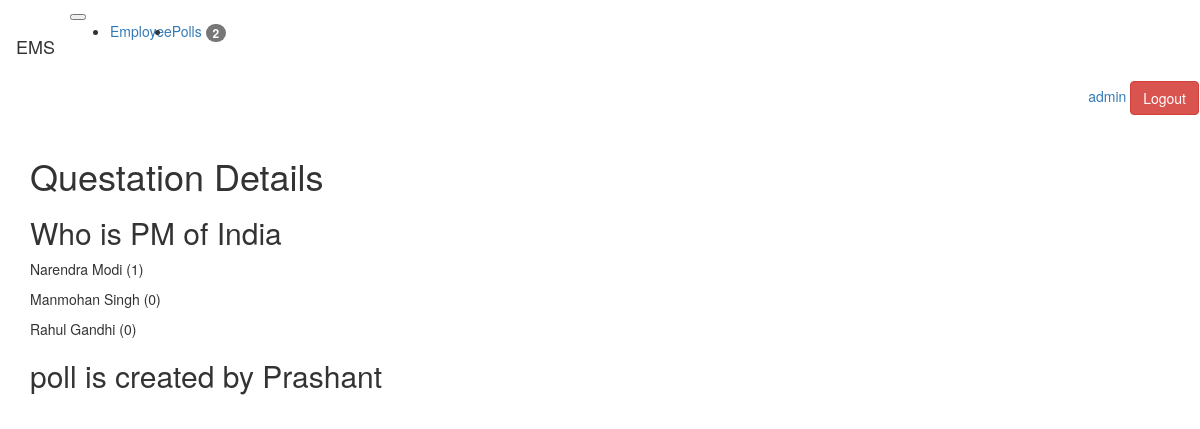
The app's page /polls/2/details (signed in) with its own data.
### poll/models.py (models this page shows, shortened)
class Qus(models.Model):
    title = models.CharField(max_length=200, null=True, blank=True)
    status = models.CharField(default='inactive', max_length=10)
    created_by= models.ForeignKey(User, null=True, blank=True, on_delete=models.CASCADE)
    start_date = models.DateTimeField(null=True, blank=True)
    start_date = models.DateTimeField(null=True, blank=True)
    created_at = models.DateTimeField(auto_now_add=True)
    updated_at = models.DateTimeField(auto_now_add=True)
    @property
    def choices(self):
        return self.choices_set.all()

class Choices(models.Model):
    qus_id = models.ForeignKey(Qus, on_delete=models.CASCADE)
    text = models.CharField(max_length=200, null=True, blank=True)
    created_at = models.DateTimeField(auto_now_add=True)
    updated_at = models.DateTimeField(auto_now_add=True)
    @property
    def count_answer(self):
        return self.answer_set.count()

### poll/views.py (the view)
# urls.py: path('<int:id>/details', details, name="details"),
@login_required(login_url='/login/')
def details(request, id=None):
    context={}
    try:
        qus = Qus.objects.get(id=id)
    except:
        raise Http404
    context['qus'] = qus
    return render(request, 'poll/details.html', context)

### poll/context_processors.py (called while the page is built)
def polls_count(request):
    count = Qus.objects.count()
    return {'polls_count':count}

### employee_management_sys/templates/poll/details.html
<!DOCTYPE html>
{% extends 'base.html' %}
    {% block content %}
        <h1>Questation Details</h1>
        <h2>{{ qus.title }}</h2>
        {% for choice in qus.choices %}
            <p>{{ choice.text }} ({{ choice.count_answer }})</p>
        {% endfor %}
        <h2> poll is created by {{ qus.created_by.first_name }}</h2>
    {% endblock %}

### employee_management_sys/templates/header.html (shortened to what this page needs)
<div class="navbar navbar-expand-lg navbar-light bg-light">
    <span class="navbar-brand mb-0 h1">EMS</span>
    <button class="navbar-toggler" type="button" data-toggle="collapse" data-target="#navbarNav" aria-controls="navbarNav" aria-expanded="false" aria-label="Toggle navigation">
    </button>
    <div class="collapse navbar-collapse" id="navbarNav">
        <ul class="navbar-nav">
            <li class="nav-item">
                <a class="nav-link" href="{% url 'employee_list' %}">
                    {{"employee" | capfirst}}
                </a>
            </li>
            <li class="nav-item">
                <a class="nav-link" href="{% url 'index' %}">
                    {{"Polls" | capfirst}}
                    <span class="badge badge-primary badge-pill ">{{ polls_count }}</span>
                </a>
            </li>
        </ul>
    </div>
    <div class="text-right">
        <form method="POST" action="/logout/">
            <a href="{% url 'my_profile'  %} ">{{ user }}</a>
            <input class="btn btn-danger" type="submit" value="Logout">
        </form>
    </div>
</div>

### records on screen
Qus: title "Who is PM of India", created_by.first_name "Prashant"
Choices: text "Narendra Modi", count_answer "1"
Choices: text "Manmohan Singh", count_answer "0"
Choices: text "Rahul Gandhi", count_answer "0"

### other values on screen
{{ "employee" | capfirst }} "Employee"
{{ "Polls" | capfirst }} "Polls"
{{ polls_count }} "2"
{{ user }} "admin"
